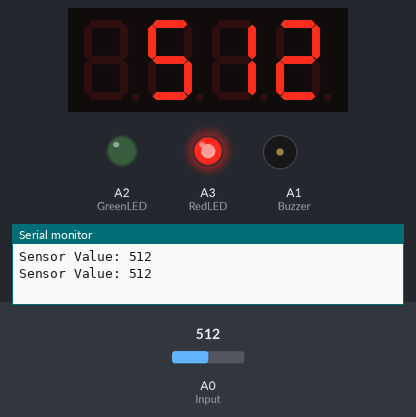
Bench run of a sketch on a simulated Arduino Uno, built with avr-gcc and run on an emulated ATmega328P. Parts: 4-digit seven-segment display, output pins drawn as LEDs (lit = HIGH), buzzer (waves = sounding, pin HIGH), the last lines printed to the serial monitor. The inputs (shaded band) are chosen by the test bench; at power-on: A0 (Input) = 512.

Above: at 12.8 s.
12.9 s: A0 (Input) set to 215
At 25.7 s:
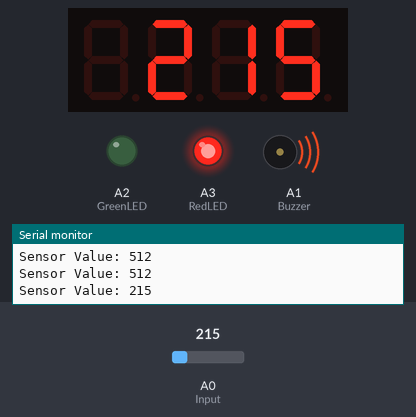
26.5 s: A0 (Input) set to 185
At 38.0 s:
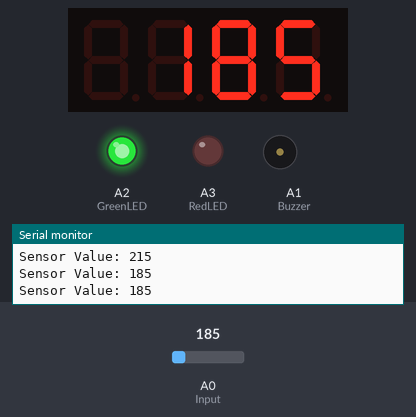
38.6 s: A0 (Input) set to 210
At 41.5 s:
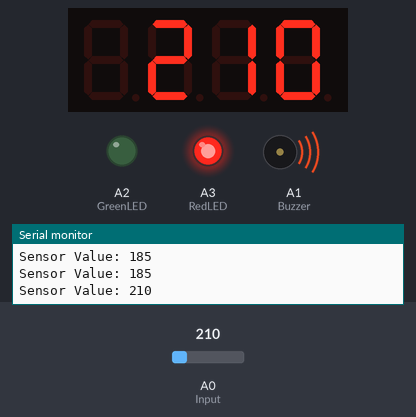
Timing chart, 0 to 53.6 s (numbered marks = the images above; inputs shaded):
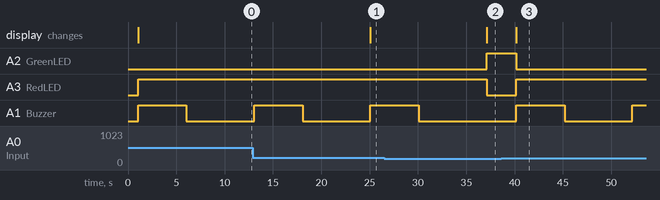

The sketch:

Toxic_Gas_detection_Module.ino
```cpp
#include <TM1637Display.h> // Include TM1637 library

// Pin definitions for TM1637
#define CLK 4  // Clock pin connected to D4
#define DIO 5  // Data pin connected to D5

int Input = A0;
int Buzzer = A1;
int GreenLED = A2;
int RedLED = A3;
int value;
int MAX = 200;

// Initialize the display object
TM1637Display display(CLK, DIO);

void setup() {
  Serial.begin(9600); // Initialize Serial Monitor
  pinMode(Input, INPUT);
  pinMode(RedLED, OUTPUT);
  pinMode(GreenLED, OUTPUT);
  pinMode(Buzzer, OUTPUT);

  // Set brightness for TM1637 (0-7)
  display.setBrightness(5);
  // Clear the display
  display.clear();
}

void loop() {
  value = analogRead(A0); // Read analog input

  // Print the sensor value to the Serial Monitor
  Serial.print("Sensor Value: ");
  Serial.println(value);
  delay(1000);

  // Display the sensor value on TM1637
  display.showNumberDec(value, false); // Show value without leading zeros

  if (value >= MAX) {
    digitalWrite(GreenLED, LOW);
    digitalWrite(RedLED, HIGH);
    digitalWrite(Buzzer, HIGH);
    delay(5000);
    digitalWrite(Buzzer, LOW);
    delay(6000);
  } else {
    digitalWrite(RedLED, LOW);
    digitalWrite(Buzzer, LOW);
    digitalWrite(GreenLED, HIGH);
  }
}
```

Measured:
- the behaviour switches between 200 and 199 on A0 (Input) (found by bisection; images 1 and 2)
- after the input at 12.9 s, the display: changes after 12.2 s (image 1)
- after the input at 26.5 s, A2 (GreenLED): LOW → HIGH after 10.6 s; A3 (RedLED): HIGH → LOW after 10.6 s; A1 (Buzzer): goes on until 30.1 s, then stays LOW; the display: changes after 10.6 s (image 2)
- after the input at 38.6 s, A2 (GreenLED): HIGH → LOW after 1.6 s; A3 (RedLED): LOW → HIGH after 1.6 s; A1 (Buzzer): LOW → HIGH after 1.6 s, → LOW 5.0 s later, → HIGH 7.0 s later; the display: changes after 1.6 s (image 3)
